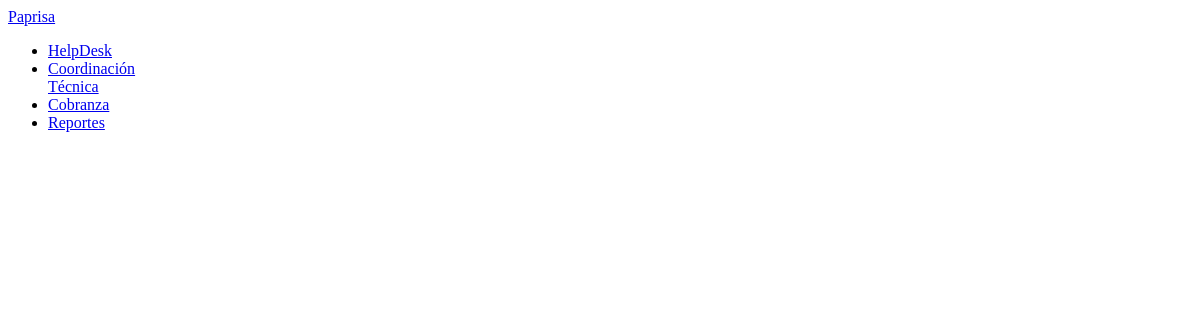
Page /helpdesk/coordinacion (signed in) on the earlier database version.
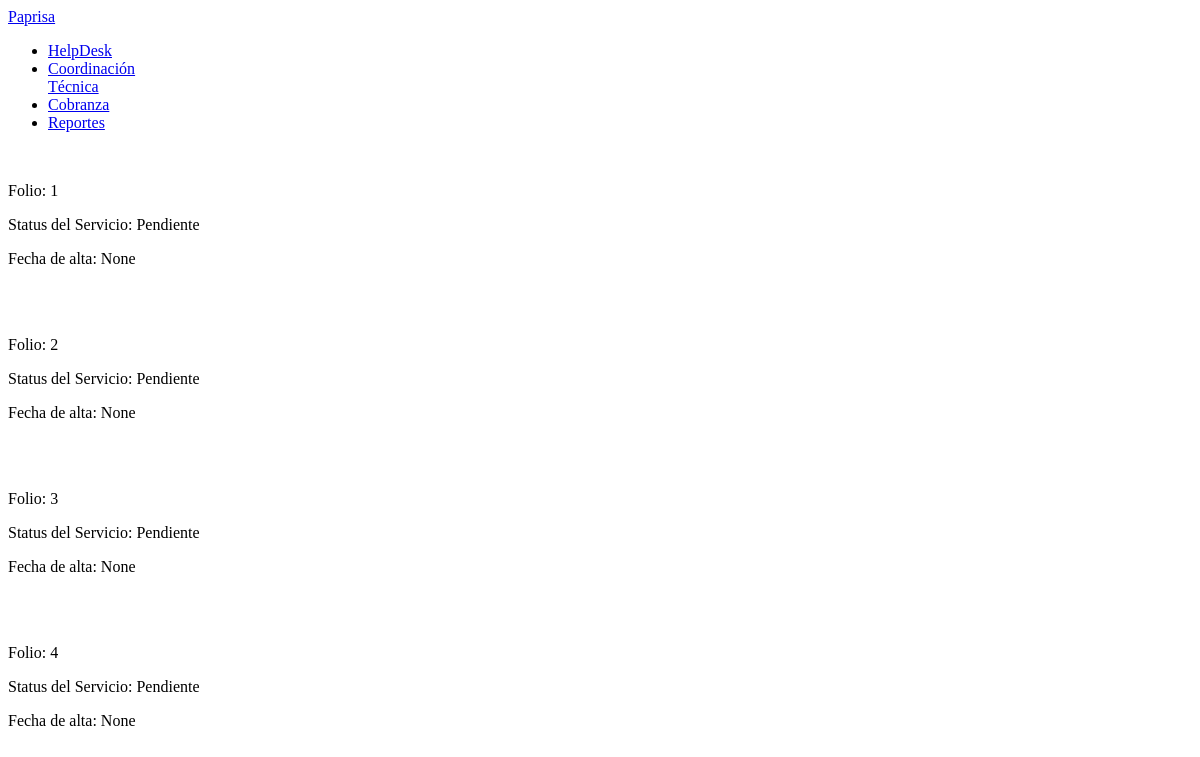
Same page on the later database version.
### helpdesk/models.py (models this page shows, shortened)
class Servicio(models.Model):
    cliente = models.ForeignKey(Cliente, related_name='+')
    folio= models.IntegerField()
    reporta = models.CharField(max_length = 256)
    descripcion = models.TextField()
    status = models.ForeignKey(StatusServicio, related_name='+')
    observaciones = models.TextField(blank = True, null = True)
    coordinador = models.ForeignKey(Empleado, limit_choices_to={'etype': '2'}, blank= True, null = True)
    tecnico = models.ForeignKey(Empleado, limit_choices_to={'etype': '3'}, related_name = 'assigned_to', blank = True, null = True)
    ordenImpresa = models.FileField(upload_to='servicios/%Y/%m/%d', blank = True, null = True)
    user = models.ForeignKey(settings.AUTH_USER_MODEL)
    dateAdded = models.DateTimeField(auto_now_add=True)
    fechaTermino = models.DateField(blank = True, null = True)

class StatusServicio(models.Model):
    title = models.CharField(max_length=25)
    def __unicode__(self):
        return self.title

### helpdesk/views.py (the view)
# urls.py: url(r'^helpdesk/coordinacion$', CoordinacionTecnicaListView.as_view(), name='CoordinacionTecnicaIndex'),
class CoordinacionTecnicaListView(ListView):
    model = Servicio
    context_object_name = 'servicios'
    def get_template_names(self):
        return 'coordinacion_list.html'
    def get_context_data(self, **kwargs):
        context = super(CoordinacionTecnicaListView, self).get_context_data(**kwargs)
        populateContext(self.request, context)
        return context

### helpdesk/views.py (called while the page is built)
def populateContext(request, context):
    context['authenticated'] = request.user.is_authenticated()
    if context['authenticated'] == True:
        context['username'] = request.user.username
        context['user'] = request.user

### helpdesk/templates/coordinacion_list.html
{% extends "base.html" %}
{% block content %}
<div class="content">
	{%for servicio in servicios%}
		<br>
			<p>Folio: {{servicio.folio}}</p>
			<p>Status del Servicio: {{servicio.status}}</p>
			<p>Fecha de alta: {{servicio.dateAdded}}</p>
		<br>
	{%endfor%}
</div>
{% endblock %}

### helpdesk/templates/base.html (shortened to what this page needs)
<!DOCTYPE html>
<html lang="en">
{%include "head.html"%}
<body>
{%if authenticated%}
<div class="layout">
    <header>
        <div id="menu">
            <div class="pure-menu">
                <a class="pure-menu-heading" href="/">Paprisa</a>
                <ul class="pure-menu-list">
                <li class="pure-menu-item"><a href="/helpdesk/servicios" class="pure-menu-link">HelpDesk</a></li>
                    <li class="pure-menu-item"><a href="/helpdesk/coordinacion" class="pure-menu-link">Coordinación <br>Técnica</a></li>
                    <li class="pure-menu-item">
                        <a href="/helpdesk/Cobranza" class="pure-menu-link">Cobranza</a>
                    </li>
                    <li class="pure-menu-item"><a href="/helpdesk/reportes" class="pure-menu-link">Reportes</a></li>
                </ul>
            </div>
        </div>
    </header>
    <section>
            <div class="main">
                {% block content %}
                {% endblock %}
            </div>
    </section>
</div>
{%endif%}
</body>
</html>

### helpdesk/templates/head.html (shortened to what this page needs)
<head>
	{% load static from staticfiles %}
    <link rel="stylesheet" href="//purecss.io/combo/1.18.13?/css/layouts/side-menu.css">
    <link rel="stylesheet" href="//purecss.io/combo/1.18.13?/css/main-grid.css&/css/main.css&/css/rainbow/baby-blue.css">
    <link rel="stylesheet" href="//yui.yahooapis.com/pure/0.6.0/pure-min.css">
</head>

Differences in the rows shown:
added Servicio: folio "1", status "Pendiente", dateAdded "None"
added Servicio: folio "2", status "Pendiente", dateAdded "None"
added Servicio: folio "3", status "Pendiente", dateAdded "None"
added Servicio: folio "4", status "Pendiente", dateAdded "None"
